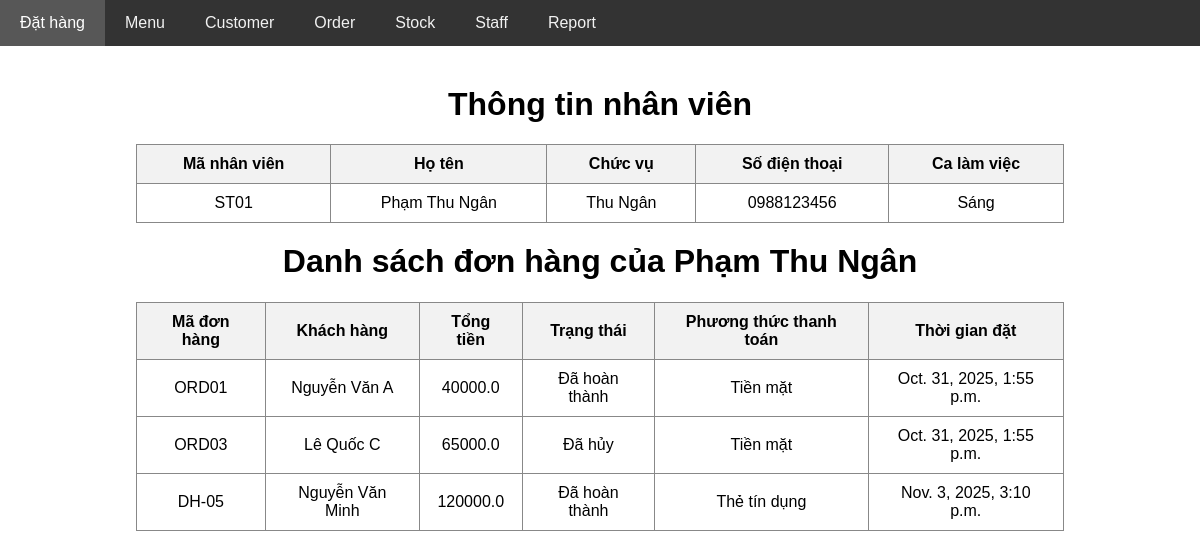
Page /core/staff/1 on the earlier database version.
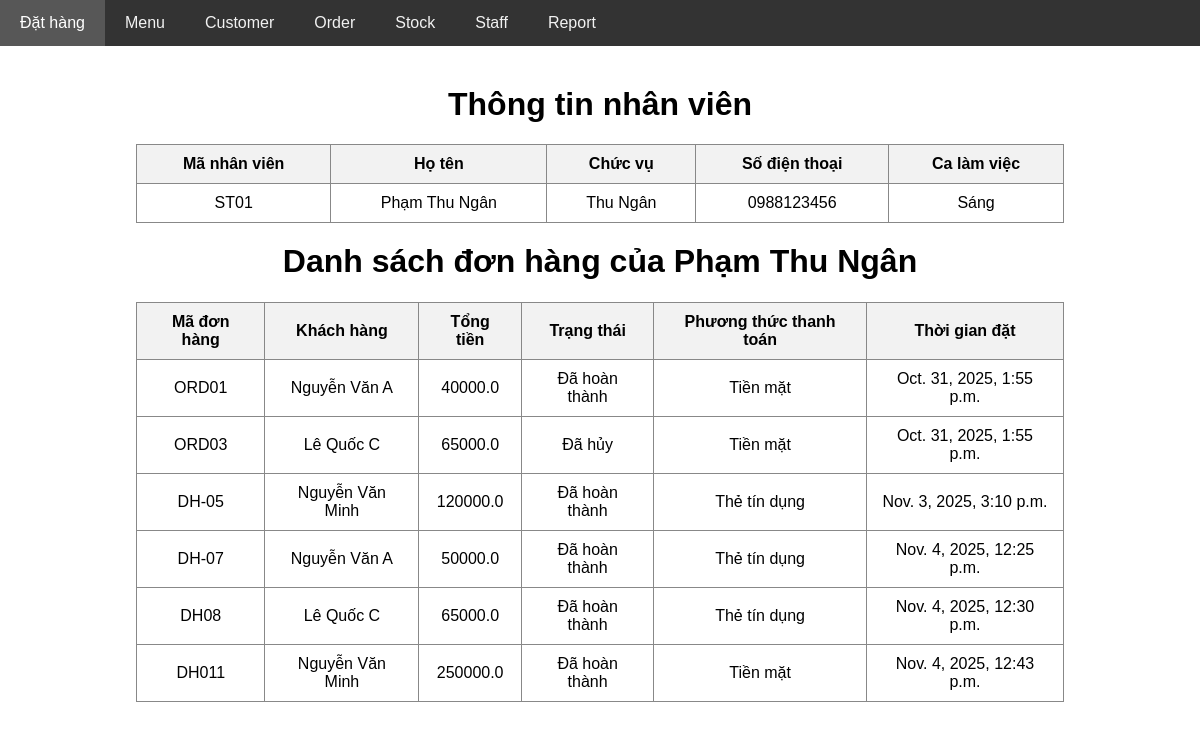
Same page on the later database version.
### core/models.py (models this page shows, shortened)
class StaffAssignment(models.Model):
    staff = models.ForeignKey(Staff, on_delete=models.CASCADE, related_name='assigned_orders')
    order = models.ForeignKey(Order, on_delete=models.CASCADE, related_name='assigned_staffs')
    def __str__(self):
        return f"{self.staff.ho_ten} được phân công cho đơn {self.order.ma_don_hang}"

class Order(models.Model):
    class TypeChoices(models.TextChoices):
        PENDING = 'Đang xử lý'
        COMPLETED = 'Đã hoàn thành'
        CANCELED = 'Đã hủy'
    ma_don_hang = models.CharField(max_length=10, unique=True)
    customer = models.ForeignKey(Customer, on_delete=models.CASCADE, related_name='customer_orders')
    thoi_gian_dat = models.DateTimeField(auto_now_add=True)
    tong_tien = models.FloatField(null=True, blank=True)
    trang_thai = models.CharField(max_length=20, choices=TypeChoices.choices)
    phuong_thuc_thanh_toan = models.CharField(max_length=20, choices=PaymentChoices.choices)

class Customer(models.Model):
    class TypeChoices(models.TextChoices):
        NORMAL = 'Normal'
        VIP = 'VIP'
        ONLINE = 'Online'
    ma_khach_hang = models.CharField(max_length=10, unique=True)
    ho_ten = models.CharField(max_length=200)
    so_dien_thoai = models.CharField(max_length=15)
    dia_chi = models.CharField(max_length=200)
    hang_thanh_vien = models.CharField(max_length=20, choices=TypeChoices.choices)

### core/views.py (the view)
# urls.py: path('staff/<int:staff_id>', views.show_staff_detail, name='show_staff_detail'),
def show_staff_detail(request, staff_id):
    staff = Staff.objects.get(id=staff_id)
    staff_assigneds = staff.assigned_orders.all()
    print(staff_assigneds)
    return render(request, 'staff/show_staff_detail.html', {
        'staff': staff,
        'staff_assigneds': staff_assigneds
    })

### core/templates/staff/show_staff_detail.html (shortened to what this page needs)
{% extends 'layout.html' %}
{% block body %}
<h1>Thông tin nhân viên</h1>
<table>
    <tr>
        <th>Mã nhân viên</th>
        <th>Họ tên</th>
        <th>Chức vụ</th>
        <th>Số điện thoại</th>
        <th>Ca làm việc</th>
    </tr>
    <tr>
        <td>{{ staff.ma_nhan_vien }}</td>
        <td>{{ staff.ho_ten }}</td>
        <td>{{ staff.chuc_vu }}</td>
        <td>{{ staff.so_dien_thoai }}</td>
        <td>{{ staff.ca_lam_viec }}</td>
    </tr>
</table>
<h1>Danh sách đơn hàng của {{ staff.ho_ten }}</h1>
<table>
    <tr>
        <th>Mã đơn hàng</th>
        <th>Khách hàng</th>
        <th>Tổng tiền</th>
        <th>Trạng thái</th>
        <th>Phương thức thanh toán</th>
        <th>Thời gian đặt</th>
    </tr>
    {% for order in staff_assigneds %}
    <tr>
        <td>{{ order.order.ma_don_hang }}</td>
        <td>{{ order.order.customer.ho_ten }}</td>
        <td>{{ order.order.tong_tien }}</td>
        <td>{{ order.order.trang_thai }}</td>
        <td>{{ order.order.phuong_thuc_thanh_toan }}</td>
        <td>{{ order.order.thoi_gian_dat }}</td>
    </tr>
    {% endfor %}
</table>
{% endblock %}

Differences in the rows shown:
added StaffAssignment: order.ma_don_hang "DH-07", order.customer.ho_ten "Nguyễn Văn A", order.tong_tien "50000.0", order.trang_thai "Đã hoàn thành", order.phuong_thuc_thanh_toan "Thẻ tín dụng", order.thoi_gian_dat "Nov. 4, 2025, 12:25 p.m."
added StaffAssignment: order.ma_don_hang "DH08", order.customer.ho_ten "Lê Quốc C", order.tong_tien "65000.0", order.trang_thai "Đã hoàn thành", order.phuong_thuc_thanh_toan "Thẻ tín dụng", order.thoi_gian_dat "Nov. 4, 2025, 12:30 p.m."
added StaffAssignment: order.ma_don_hang "DH011", order.customer.ho_ten "Nguyễn Văn Minh", order.tong_tien "250000.0", order.trang_thai "Đã hoàn thành", order.phuong_thuc_thanh_toan "Tiền mặt", order.thoi_gian_dat "Nov. 4, 2025, 12:43 p.m."
